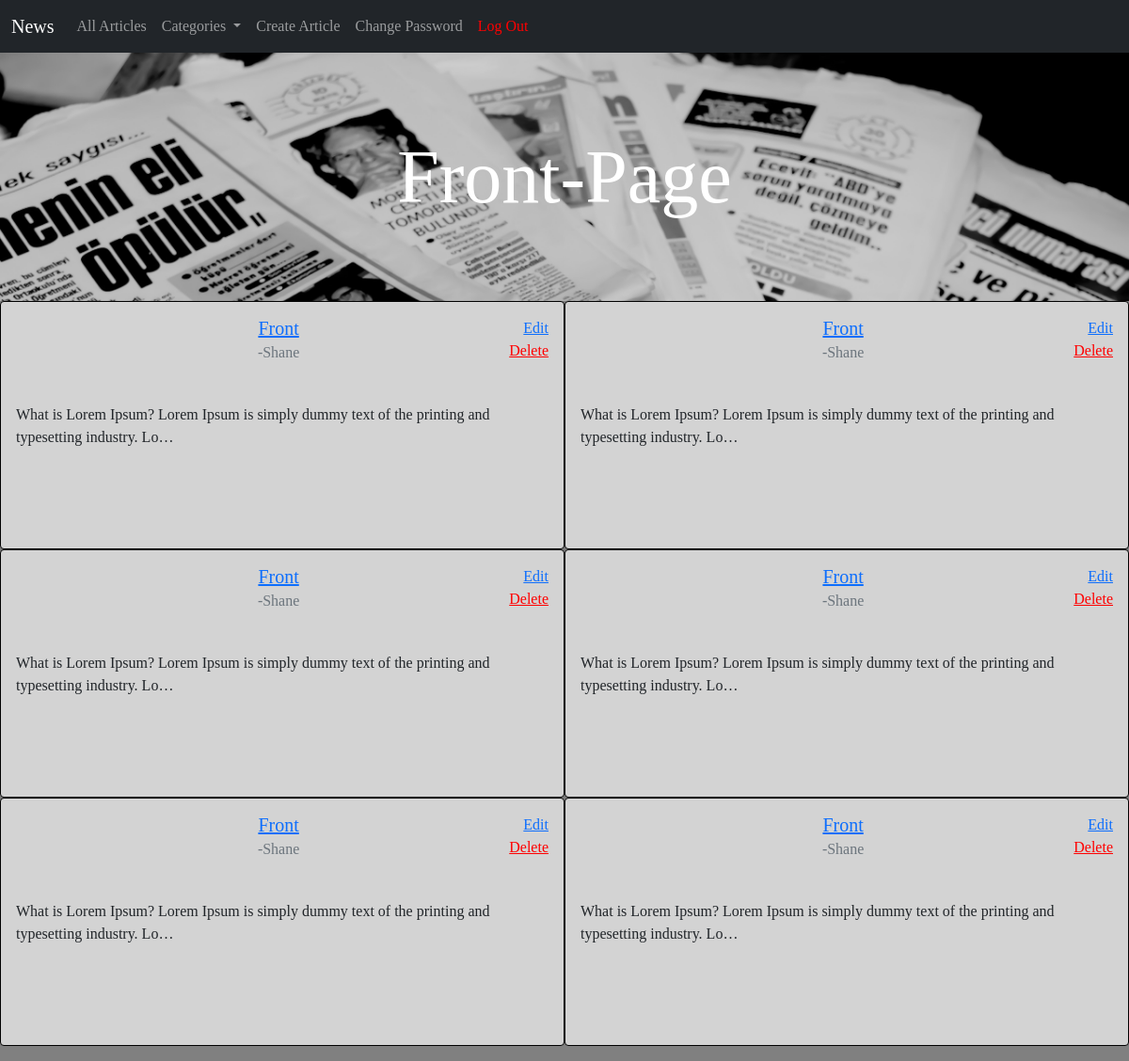
The page /articles/frontpage/ (signed in) on the database its author committed.
### articles/models.py (models this page shows, shortened)
class Article(models.Model):
    title=models.CharField(max_length=200)
    body=models.TextField()
    author=models.ForeignKey(
        get_user_model(),
        on_delete=models.CASCADE
    )
    created_on=models.DateTimeField(auto_now_add=True)
    category = models.CharField(max_length=200, default="None")

### accounts/models.py (models this page shows)
class CustomUser(AbstractUser):
    role = models.CharField(max_length=255)
    department = models.CharField(max_length=255, default="None")

### articles/views.py (the view)
# urls.py: path('frontpage/', FrontPageListView.as_view(), name='front_page'),
class FrontPageListView(LoginRequiredMixin, ListView):
    model=Article
    template_name="front_page.html"

### templates/front_page.html (shortened to what this page needs)
{% extends 'base.html' %}
{% block content %}
<div class="front-page">
    <div class="page-photo">
        <h1>Front-Page</h1>
    </div>
    <div class="article-list-section">
        {% for article in article_list %}
            {% if article.category == 'Front-Page' %}
                <div class="card">
                    <div class="card-body">
                        <div class="top-of-card">
                            <div class="title-author">
                                <h5 class="card-title"><a href="{% url 'article_detail' article.id %}">{{article.title|truncatechars:50}}</a></h5>
                                <h6 class="card-subtitle mb-2 text-muted author">-{{article.author}}</h6>
                            </div>
                            <div class="article-list-buttons">
                                {% if article.author == user %}
                                <a href="{% url 'article_edit' article.id %}" class="card-link">Edit</a>
                                <a href="{% url 'article_delete' article.id %}" class="card-link" style="color: red;">Delete</a>
                                {% endif %}
                            </div>
                        </div>
                        <div class="article-info">
                            <p class="card-text">{{article.body|truncatechars:100}}</p>
                        </div>
                    </div>
                </div>
            {% endif %}
        {% endfor %}
    </div>
</div>
{% endblock content %}

### static/css/base.css (style rules this page uses)
body { font-family: 'EB Garamond', serif; background-color: grey; width: 100%; }
.front-page { display: flex; flex-direction: column; text-align: center; }
.front-page .page-photo { display: flex; width: 100%; height: 33vh; background-image: url('/static/images/frontpage.jpg'); background-size: cover; margin-bottom: 0; }
.front-page h1 { font-size: 5rem; margin: auto; color: white; }
.front-page .article-list-section { display: flex; flex-direction: row; flex-wrap: wrap; margin-bottom: 1rem; }
.front-page .card { display: flex; width: 50%; height: 33vh; background-color: lightgrey; border: .5px solid black; }
.front-page .card-body { display: flex; flex-direction: column; width: 100%; height: 25vh; justify-content: space-between; }
.front-page .top-of-card { display: flex; flex-direction: row; }
.front-page .title-author { width: 100%; height: 25%; margin-left: 6%; }
.front-page .article-list-buttons { display: flex; flex-direction: column; text-align: right; }
.front-page .article-info { display: flex; flex-direction: row; text-align: center; width: 100%; height: 60%; justify-content: space-between; }
.front-page .card-text { height: 100%; width: 100%; text-align: left; }
.front-page .article-list-buttons .card-link { display: flex; flex-direction: column; margin: 0; }

### rows shown on the page
Article: title "Front", author "Shane", shows "Edit", body "What is Lorem Ipsum? Lorem Ipsum is simply dummy text of the printing and typesetting industry. Lo…"
Article: title "Front", author "Shane", shows "Edit", body "What is Lorem Ipsum? Lorem Ipsum is simply dummy text of the printing and typesetting industry. Lo…"
Article: title "Front", author "Shane", shows "Edit", body "What is Lorem Ipsum? Lorem Ipsum is simply dummy text of the printing and typesetting industry. Lo…"
Article: title "Front", author "Shane", shows "Edit", body "What is Lorem Ipsum? Lorem Ipsum is simply dummy text of the printing and typesetting industry. Lo…"
Article: title "Front", author "Shane", shows "Edit", body "What is Lorem Ipsum? Lorem Ipsum is simply dummy text of the printing and typesetting industry. Lo…"
Article: title "Front", author "Shane", shows "Edit", body "What is Lorem Ipsum? Lorem Ipsum is simply dummy text of the printing and typesetting industry. Lo…"
